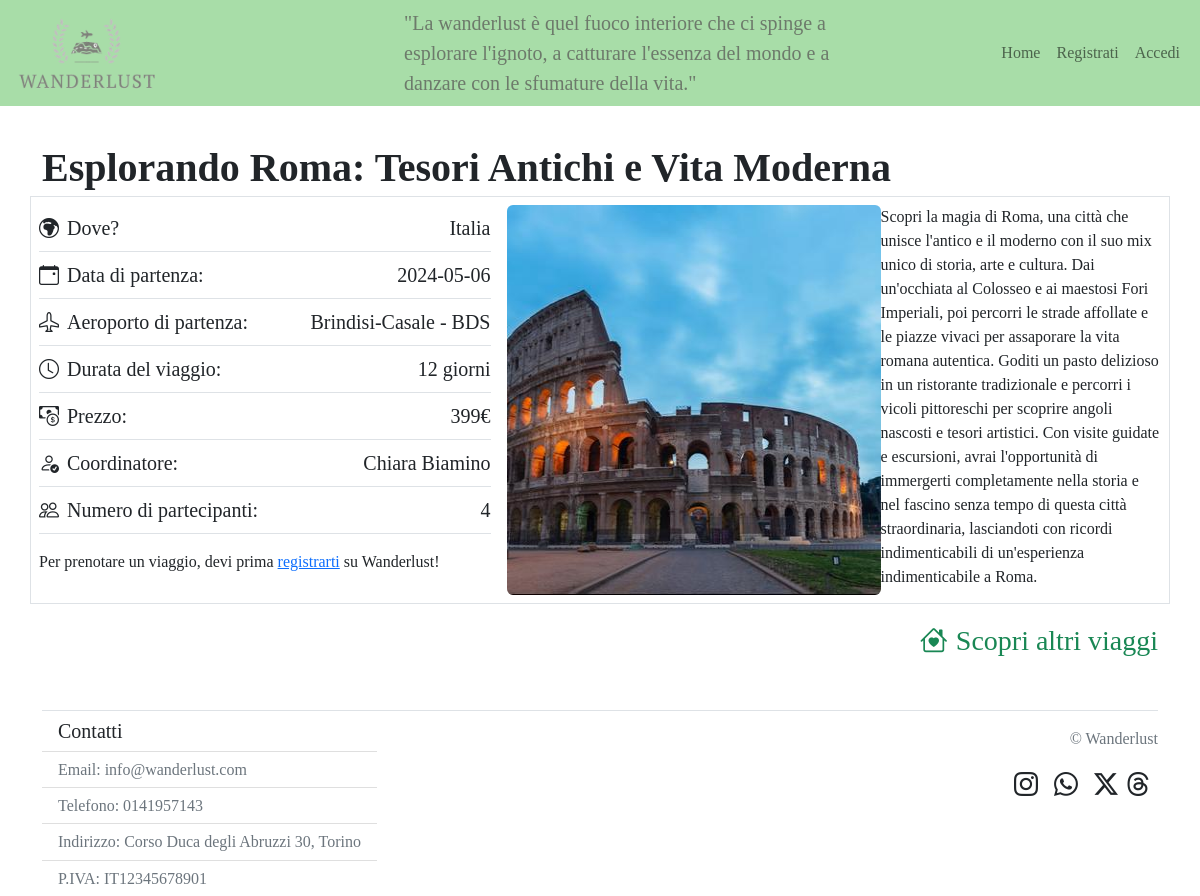
Screenshot of /viaggio/11 with the database file from the repository.
### tables this page shows
CREATE TABLE "viaggi" (
	"id"	INTEGER NOT NULL,
	"id_coordinatore"	INTEGER NOT NULL,
	"continente"	TEXT NOT NULL,
	"nazione"	TEXT NOT NULL,
	"data"	TEXT NOT NULL,
	"num_giorni"	TEXT NOT NULL,
	"aeroporto"	TEXT NOT NULL,
	"prezzo"	INTEGER NOT NULL,
	"descrizione"	TEXT NOT NULL,
	"img_viaggio"	TEXT NOT NULL UNIQUE,
	"approvato"	INTEGER NOT NULL,
	"titolo"	TEXT NOT NULL,
	PRIMARY KEY("id" AUTOINCREMENT)
);

CREATE TABLE "utenti" (
	"id"	INTEGER NOT NULL,
	"nome"	TEXT NOT NULL,
	"cognome"	TEXT NOT NULL,
	"email"	TEXT NOT NULL UNIQUE,
	"password"	TEXT NOT NULL,
	"img_profilo"	TEXT NOT NULL,
	"tipologia"	TEXT NOT NULL,
	"banned"	INTEGER NOT NULL,
	PRIMARY KEY("id" AUTOINCREMENT)
);

### app.py (the view)
@app.route('/viaggio/<int:id_viaggio>')
def pagina_viaggio(id_viaggio):
    viaggio = viaggi_dao.getViaggioAndPartecipazioni(id_viaggio)
    aeroporti_italiani = [
    "Roma-Fiumicino - FCO", "Milano-Malpensa - MXP", "Milano-Linate - LIN", "Venezia Marco Polo - VCE", "Napoli-Capodichino - NAP", "Firenze-Peretola - FLR", "Bologna-Guglielmo Marconi - BLQ", "Catania-Fontanarossa - CTA", "Palermo-Punta Raisi - PMO", "Bergamo-Orio al Serio - BGY", "Pisa Galileo Galilei - PSA", "Verona-Villafranca - VRN", "Torino-Caselle - TRN", "Bari-Palese - BRI", "Cagliari-Elmas - CAG", "Trapani-Birgi - TPS", "Brindisi-Casale - BDS", "Genova-Cristoforo Colombo - GOA", "Perugia-Sant'Egidio - PEG", "Ancona-Falconara - AOI"
]
    lista_id_utenti_partecipanti = viaggi_dao.getUtentiPartecipantiAlViaggio(id_viaggio)
    lista_id_result = []
    for id in lista_id_utenti_partecipanti:
        lista_id_result.append(id['id_utente'])
    oggi = datetime.today().strftime('%Y-%m-%d')
    return render_template('viaggio.html', viaggio = viaggio, aeroporti_italiani=aeroporti_italiani, lista_id_partecipanti = lista_id_result, oggi=oggi)

### viaggi_dao.py (called while the page is built)
def getViaggioAndPartecipazioni(id_viaggio):
    query = 'SELECT *, COUNT(partecipazioni_viaggi.id_utente) AS partecipanti FROM viaggi, utenti, partecipazioni_viaggi WHERE viaggi.id = ? AND utenti.id = viaggi.id_coordinatore AND viaggi.id = partecipazioni_viaggi.id_viaggio GROUP BY viaggi.id '
    connection = sqlite3.connect('db/wanderlust.db')
    connection.row_factory = sqlite3.Row
    cursor = connection.cursor()
    cursor.execute(query, (id_viaggio,))
    result = cursor.fetchone()
    cursor.close()
    connection.close()
    return result

def getUtentiPartecipantiAlViaggio(id_viaggio):
    query = 'SELECT id_utente FROM partecipazioni_viaggi WHERE id_viaggio = ?'
    connection = sqlite3.connect('db/wanderlust.db')
    connection.row_factory = sqlite3.Row
    cursor = connection.cursor()
    cursor.execute(query, (id_viaggio,))
    result = cursor.fetchall()
    cursor.close()
    connection.close()
    return result

### templates/viaggio.html (shortened to what this page needs)
{% extends "base.html" %}
{% block content %}
<h1 class="fontCopperplate fs-1 fw-bold mb-1">{{viaggio.titolo}}</h1>
<article class="d-flex flex-wrap border p-2">
    <section class="col-5 d-flex flex-column">
        <section class="d-flex justify-content-between me-3 py-2 border-bottom align-items-center">
            <div class="d-flex justify-content-start align-items-center fs-5">
                {%if viaggio.continente == 'Africa' or viaggio.continente=='Europa'%}
                <i class="bi bi-globe-europe-africa me-2"></i>
                {%elif viaggio.continente == 'NordAmerica' or viaggio.continente == 'SudAmerica'%}
                <i class="bi bi-globe-americas me-2"></i>
                {%elif viaggio.continente == 'Asia'%}
                <i class="bi bi-globe-central-south-asia me-2"></i>
                {%else%}
                <i class="bi bi-globe-asia-australia me-2"></i>
                {%endif%}
                <p class="fontCopperplate pMarginNegativo">Dove?</p>
            </div>
            <p class="pMarginNegativo fs-5">{{viaggio.nazione}}</p>
        </section>
        <section class="d-flex justify-content-between me-3 py-2 border-bottom align-items-center">
            <div class="d-flex justify-content-start fs-5">
                <i class="bi bi-calendar-event me-2"></i>
                <p class="fontCopperplate pMarginNegativo">Data di partenza:</p>
            </div>
            <p class="pMarginNegativo fs-5">{{viaggio.data}}</p>
        </section>
        <section class="d-flex justify-content-between me-3 py-2 border-bottom align-items-center">
            <div class="d-flex justify-content-start fs-5">
                <i class="bi bi-airplane me-2"></i>
                <p class="fontCopperplate pMarginNegativo">Aeroporto di partenza:</p>
            </div>
            <p class="pMarginNegativo fs-5">{{viaggio.aeroporto}}</p>
        </section>
        <section class="d-flex justify-content-between me-3 py-2 border-bottom align-items-center">
            <div class="d-flex justify-content-start fs-5 align-items-center">
                <i class="bi bi-clock me-2"></i>
                <p class="fontCopperplate pMarginNegativo">Durata del viaggio:</p>
            </div>
            <p class="pMarginNegativo fs-5">{{viaggio.num_giorni}} giorni</p>
        </section>
        <section class="d-flex justify-content-between me-3 py-2 border-bottom align-items-center">
            <div class="d-flex justify-content-start fs-5">
                <i class="bi bi-cash-coin me-2"></i>
                <p class="fontCopperplate pMarginNegativo">Prezzo:</p>
            </div>
            <p class="pMarginNegativo fs-5">{{viaggio.prezzo}}€</p>
        </section>
        <section class="d-flex justify-content-between me-3 py-2 border-bottom align-items-center">
            <div class="d-flex justify-content-start fs-5">
                <i class="bi bi-person-check me-2"></i>
                <p class="fontCopperplate pMarginNegativo">Coordinatore:</p>
            </div>
            <p class="pMarginNegativo fs-5">{{viaggio.nome}} {{viaggio.cognome}}</p>
        </section>
        <section class="d-flex justify-content-between me-3 py-2 border-bottom align-items-center">
            <div class="d-flex justify-content-start fs-5">
                <i class="bi bi-people me-2"></i>
                <p class="fontCopperplate pMarginNegativo">Numero di partecipanti:</p>
            </div>
            <p class="pMarginNegativo fs-5">{{viaggio.partecipanti}}</p>
        </section>
        <section class="d-flex justify-content-between mt-3">
            {%if current_user.id == viaggio.id_coordinatore%}
            <form action="{{url_for('lista_partecipanti', id_viaggio = viaggio.id)}}", method="POST">
                <button type="submit" class="btn btn-outline-success btn-sm fontCopperplate">
                    Lista partecipanti
                </button>
            </form>
            <div>
                <button type="button" class="btn btn-outline-secondary btn-sm me-3 fontCopperplate" data-bs-toggle="modal" data-bs-target="#modalModifica" {%if oggi>=viaggio.data%}disabled{%endif%}>
                    Modifica annuncio
                </button>
                <form action="{{url_for('modifica_viaggio', id_viaggio = viaggio.id)}}", method="POST", enctype="multipart/form-data">
                    <div class="modal fade" id="modalModifica" tabindex="-1" aria-labelledby="modalModifica" aria-hidden="true">
                        <div class="modal-dialog">
                            <div class="modal-content">
                                <div class="modal-header">
                                <h1 class="modal-title fs-5 fontCopperplate" id="modalModifica">Modifica annuncio</h1>
                                <button type="button" class="btn-close" data-bs-dismiss="modal" aria-label="Close"></button>
                                </div>
                                <div class="modal-body">
                                    <section class="mb-3">
                                        <label for="idTitolo" class="col-form-label">Titolo</label>
                                        <input type="text" class="form-control" name = "titolo" id="idTitolo" value="{{viaggio.titolo}}" minlength="3" maxlength="70">
                                    </section>
                                    <section class="mb-3">
                                        <label class = "col-form-label" for = "continente">Continente</label>
                                        <select id="continente" name="continente" class="form-select" aria-label="Default select example" required disabled>
                                            <option value="{{viaggio.continente}}">{{viaggio.continente}}</option>
                                        </select>
                                    </section>
                                    <section class="mb-3">
                                        <label class = "col-form-label" for = "nazione">Nazione</label>
                                        <select id="nazione" name="nazione" class="form-select" aria-label="Default select example" disabled required>
                                            <option value="{{viaggio.nazione}}">{{viaggio.nazione}}</option>
                                        </select>
                                    </section>
                                    <section class="mb-3">
                                        <label for = "date" class = "col-form-label">Data di partenza</label>
                                        <input name = 'data' value = "{{viaggio.data}}"class="form-control" type="date" aria-label="default input example" id = "date" min="{{viaggio.data}}" required>
                                        <div id="passwordHelp" class="form-text">Puoi solamente posticipare il viaggio, ma non anticiparlo!</div>
                                    </section>
                                    <section class="d-flex justify-content-between">
                                        <section>
                                            <label class = "col-form-label" for = "num_giorni">Numero di giorni</label>
                                            <select id="num_giorni" name="num_giorni" class="form-select" aria-label="Default select example" required min="5" max="21">
                                                <option selected value="{{viaggio.num_giorni}}">{{viaggio.num_giorni}}</option>
                                                {%for i in range(5,22)%}
                                                {%if i|int != viaggio.num_giorni|int%}
                                                <option value="{{i}}">{{i}}</option>
                                                {%endif%}
                                                {%endfor%}
                                            </select>
                                        </section>
                                        <section>
                                            <label class = "col-form-label" for = "idAeroporto">Aeroporto di partenza</label>
                                            <select id="idAeroporto" name="aeroporto" class="form-select" aria-label="Default select example" required>
                                                <option value="{{viaggio.aeroporto}}" selected>{{viaggio.aeroporto}}</option>
                                                {%for aeroporto in aeroporti_italiani%}
                                                {%if aeroporto != viaggio.aeroporto%}
                                                <option value="{{aeroporto}}">{{aeroporto}}</option>
                                                {%endif%}
                                                {%endfor%}
                                            </select>
                                        </section>
                                    </section>
                                    <label class = "d-block mt-3 mb-2" for = "idPrezzo">Prezzo</label>
                                    <article class="input-group mb-3">
                                    <span class="input-group-text">€</span>
                                    <input type="number" id = "idPrezzo" name = "prezzo" value="{{viaggio.prezzo}}" class="form-control" aria-label="Amount (to the nearest dollar)" required min="0" max="9999">
                                    <span class="input-group-text">.00</span>
                                    </article>
                                    <section class="mb-3">
                                        <label for="formFile" class="form-label">Immagine</label>
                                        <input class="form-control" type="file" id="formFile" name="img_viaggio">
                                    </section>
                                    <div class="mb-1">
                                        <label for="idDescrizione" class="form-label">Descrizione</label>
                                        <textarea class="form-control" id="idDescrizione" rows="3" name="descrizione" required minlength="100">{{viaggio.descrizione}}</textarea>
                                    </div>
                                </div>
                                <div class="modal-footer">
                                <button type="button" class="btn btn-secondary fontCopperplate" data-bs-dismiss="modal">Annulla</button>
                                <button type="submit" class="btn btn-success fontCopperplate">Modifica</button>
                                </div>
                            </div>
                        </div>
                    </div>
                </form>
            </div>
            {%elif current_user.is_authenticated == False %}
            <p class="pMarginNegativo fontCopperplate">Per prenotare un viaggio, devi prima <a href="{{url_for('iscriviti')}}">registrarti</a> su Wanderlust!</p>
            {%endif%}
        </section>
    </section>
    <section class="col-4 d-flex justify-content-center">
        <img class="zoomable rounded" src="{{url_for('static', filename = 'viaggio/'+viaggio.img_viaggio)}}" alt="Questa è l'immagine del viaggio in {{viaggio.nazione}}">
    </section>
    <section id = "descriptionSection" class="col-3 d-flex flex-column align-items-center">
        <p class="fs-6">{{viaggio.descrizione}}</p>
    </section>
</article>
<section class = "d-flex justify-content-end align-items-center mt-3">
    <a class="d-flex justify-content-start anchorNoTextDec fs-3 text-success" href="{{ url_for('home') }}">
        <i class="bi bi-house-heart me-2"></i>
        <p class="fontCopperplate pMarginNegativo">Scopri altri viaggi</p>
    </a>
</section>
{%endblock%}

### static/style.css (style rules this page uses)
body { font-family: Georgia, 'Times New Roman', Times, serif; }
.anchorNoTextDec { text-decoration: none; }
.fontCopperplate { font-family: Copperplate, Copperplate Gothic Light, fantasia; }
.zoomable { display: block; max-width: 100%; height: auto; transition: transform 0.3s ease-in-out; }
.pMarginNegativo { margin-bottom: 0%; }
#descriptionSection { max-height: 390px; overflow-y: auto; }

### rows the page displays
viaggi: titolo "Esplorando Roma: Tesori Antichi e Vita Moderna", nazione "Italia", data "2024-05-06", aeroporto "Brindisi-Casale - BDS", num_giorni "12", prezzo "399", img_viaggio (picture), descrizione "Scopri la magia di Roma, una città che unisce l'antico e il moderno con il suo mix unico di storia, arte e cultura. Dai un'occhiata al Colosseo e ai maestosi Fori Imperiali, poi percorri le strade affollate e le piazze vivaci per assaporare la vita romana autentica. Goditi un pasto delizioso in un ristorante tradizionale e percorri i vicoli pittoreschi per scoprire angoli nascosti e tesori artistici. Con visite guidate e escursioni, avrai l'opportunità di immergerti completamente nella storia e nel fascino senza tempo di questa città straordinaria, lasciandoti con ricordi indimenticabili di un'esperienza indimenticabile a Roma."
utenti: nome "Chiara", cognome "Biamino"

### other values shown
{{ viaggio.partecipanti }} "4"
